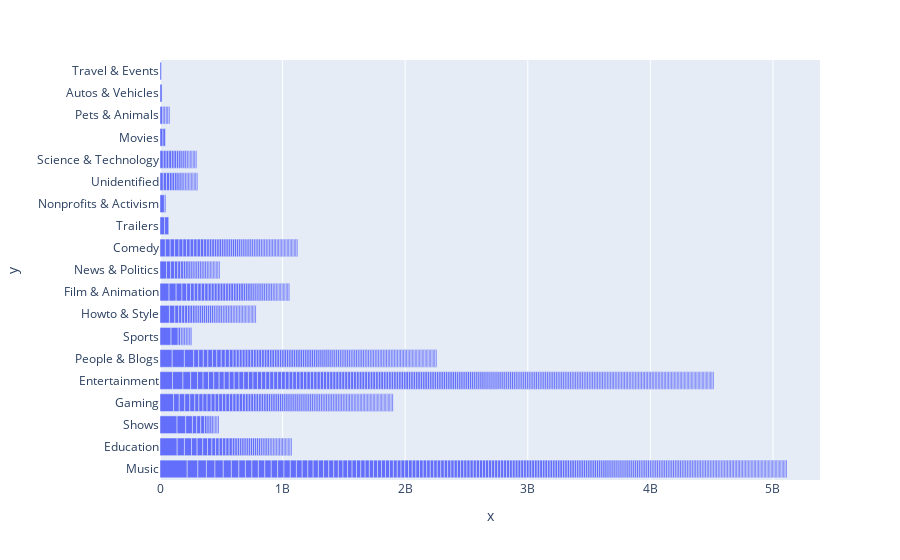

The notebook cell saved with this chart:
### Code cell
import plotly.express as px

bar = px.bar(x= subscribe_ana['subscribers'],
        y=subscribe_ana['category'])

bar.show()

### Figure 1 — Plotly figure (JSON) as saved in the notebook; plotly's stock layout.template omitted (floating-point values rounded to 4 significant figures; data arrays with more than 128 entries replaced by an {"elided": "..."} marker saying what was removed)
{"data": [{"alignmentgroup": "True", "hovertemplate": "x=%{x}<br>y=%{y}<extra></extra>", "legendgroup": "", "marker": {"color": "#636efa", "pattern": {"shape": ""}}, "name": "", "offsetgroup": "", "orientation": "h", "showlegend": false, "textposition": "auto", "type": "bar", "x": {"elided": "989 int values"}, "xaxis": "x", "y": {"elided": "989 str values"}, "yaxis": "y"}], "layout": {"barmode": "relative", "legend": {"tracegroupgap": 0}, "margin": {"t": 60}, "xaxis": {"anchor": "y", "domain": [0, 1], "title": {"text": "x"}}, "yaxis": {"anchor": "x", "domain": [0, 1], "title": {"text": "y"}}}}
